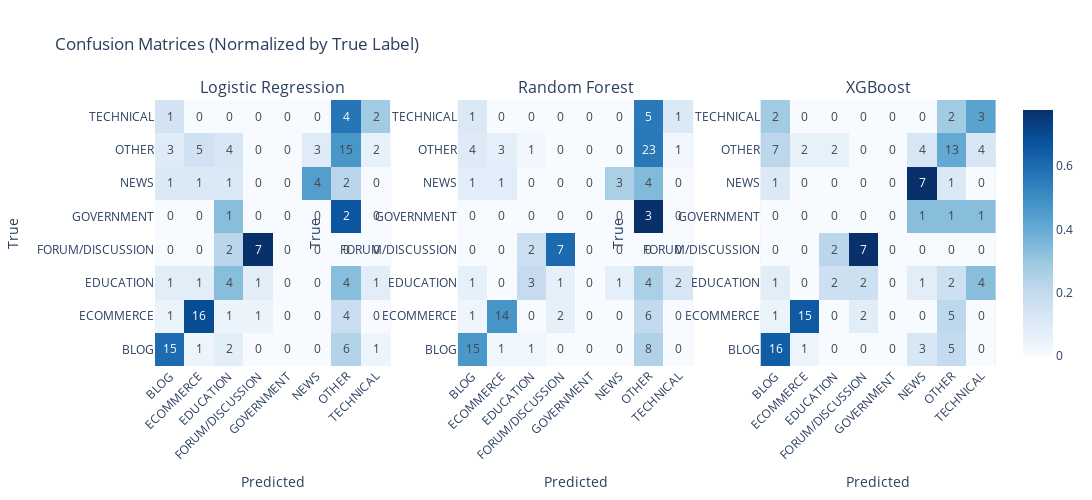

The notebook cell saved with this chart:
### Code cell
# ── Confusion Matrices (Plotly Heatmaps) ─────────────────────────
fig = make_subplots(
    rows=1, cols=3,
    subplot_titles=['Logistic Regression', 'Random Forest', 'XGBoost'],
    horizontal_spacing=0.08
)

labels_sorted = sorted(np.unique(y_labeled))

for idx, (name, (model, y_true, y_pred)) in enumerate(models.items()):
    if name == 'XGBoost':
        cm = confusion_matrix(y_true, y_pred)
        display_labels = le.classes_
    else:
        cm = confusion_matrix(y_true, y_pred, labels=labels_sorted)
        display_labels = labels_sorted
    
    # Normalize by row (true labels)
    cm_norm = cm.astype('float') / cm.sum(axis=1)[:, np.newaxis]
    
    heatmap = go.Heatmap(
        z=cm_norm,
        x=display_labels,
        y=display_labels,
        colorscale='Blues',
        text=cm,
        texttemplate='%{text}',
        showscale=(idx == 2)
    )
    fig.add_trace(heatmap, row=1, col=idx+1)

fig.update_layout(
    title='Confusion Matrices (Normalized by True Label)',
    height=500, width=1400
)
for i in range(3):
    fig.update_xaxes(title_text='Predicted', tickangle=-45, row=1, col=i+1)
    fig.update_yaxes(title_text='True', row=1, col=i+1)

fig.show()

### Figure 1 — Plotly figure (JSON) as saved in the notebook; plotly's stock layout.template omitted (floating-point values rounded to 4 significant figures)
{"data": [{"colorscale": [[0, "rgb(247,251,255)"], [0.125, "rgb(222,235,247)"], [0.25, "rgb(198,219,239)"], [0.375, "rgb(158,202,225)"], [0.5, "rgb(107,174,214)"], [0.625, "rgb(66,146,198)"], [0.75, "rgb(33,113,181)"], [0.875, "rgb(8,81,156)"], [1, "rgb(8,48,107)"]], "showscale": false, "text": [[15, 1, 2, 0, 0, 0, 6, 1], [1, 16, 1, 1, 0, 0, 4, 0], [1, 1, 4, 1, 0, 0, 4, 1], [0, 0, 2, 7, 0, 0, 0, 0], [0, 0, 1, 0, 0, 0, 2, 0], [1, 1, 1, 0, 0, 4, 2, 0], [3, 5, 4, 0, 0, 3, 15, 2], [1, 0, 0, 0, 0, 0, 4, 2]], "texttemplate": "%{text}", "type": "heatmap", "x": ["BLOG", "ECOMMERCE", "EDUCATION", "FORUM/DISCUSSION", "GOVERNMENT", "NEWS", "OTHER", "TECHNICAL"], "xaxis": "x", "y": ["BLOG", "ECOMMERCE", "EDUCATION", "FORUM/DISCUSSION", "GOVERNMENT", "NEWS", "OTHER", "TECHNICAL"], "yaxis": "y", "z": [[0.6, 0.04, 0.08, 0.0, 0.0, 0.0, 0.24, 0.04], [0.04348, 0.6957, 0.04348, 0.04348, 0.0, 0.0, 0.1739, 0.0], [0.08333, 0.08333, 0.3333, 0.08333, 0.0, 0.0, 0.3333, 0.08333], [0.0, 0.0, 0.2222, 0.7778, 0.0, 0.0, 0.0, 0.0], [0.0, 0.0, 0.3333, 0.0, 0.0, 0.0, 0.6667, 0.0], [0.1111, 0.1111, 0.1111, 0.0, 0.0, 0.4444, 0.2222, 0.0], [0.09375, 0.1562, 0.125, 0.0, 0.0, 0.09375, 0.4688, 0.0625], [0.1429, 0.0, 0.0, 0.0, 0.0, 0.0, 0.5714, 0.2857]]}, {"colorscale": [[0, "rgb(247,251,255)"], [0.125, "rgb(222,235,247)"], [0.25, "rgb(198,219,239)"], [0.375, "rgb(158,202,225)"], [0.5, "rgb(107,174,214)"], [0.625, "rgb(66,146,198)"], [0.75, "rgb(33,113,181)"], [0.875, "rgb(8,81,156)"], [1, "rgb(8,48,107)"]], "showscale": false, "text": [[15, 1, 1, 0, 0, 0, 8, 0], [1, 14, 0, 2, 0, 0, 6, 0], [1, 0, 3, 1, 0, 1, 4, 2], [0, 0, 2, 7, 0, 0, 0, 0], [0, 0, 0, 0, 0, 0, 3, 0], [1, 1, 0, 0, 0, 3, 4, 0], [4, 3, 1, 0, 0, 0, 23, 1], [1, 0, 0, 0, 0, 0, 5, 1]], "texttemplate": "%{text}", "type": "heatmap", "x": ["BLOG", "ECOMMERCE", "EDUCATION", "FORUM/DISCUSSION", "GOVERNMENT", "NEWS", "OTHER", "TECHNICAL"], "xaxis": "x2", "y": ["BLOG", "ECOMMERCE", "EDUCATION", "FORUM/DISCUSSION", "GOVERNMENT", "NEWS", "OTHER", "TECHNICAL"], "yaxis": "y2", "z": [[0.6, 0.04, 0.04, 0.0, 0.0, 0.0, 0.32, 0.0], [0.04348, 0.6087, 0.0, 0.08696, 0.0, 0.0, 0.2609, 0.0], [0.08333, 0.0, 0.25, 0.08333, 0.0, 0.08333, 0.3333, 0.1667], [0.0, 0.0, 0.2222, 0.7778, 0.0, 0.0, 0.0, 0.0], [0.0, 0.0, 0.0, 0.0, 0.0, 0.0, 1.0, 0.0], [0.1111, 0.1111, 0.0, 0.0, 0.0, 0.3333, 0.4444, 0.0], [0.125, 0.09375, 0.03125, 0.0, 0.0, 0.0, 0.7188, 0.03125], [0.1429, 0.0, 0.0, 0.0, 0.0, 0.0, 0.7143, 0.1429]]}, {"colorscale": [[0, "rgb(247,251,255)"], [0.125, "rgb(222,235,247)"], [0.25, "rgb(198,219,239)"], [0.375, "rgb(158,202,225)"], [0.5, "rgb(107,174,214)"], [0.625, "rgb(66,146,198)"], [0.75, "rgb(33,113,181)"], [0.875, "rgb(8,81,156)"], [1, "rgb(8,48,107)"]], "showscale": true, "text": [[16, 1, 0, 0, 0, 3, 5, 0], [1, 15, 0, 2, 0, 0, 5, 0], [1, 0, 2, 2, 0, 1, 2, 4], [0, 0, 2, 7, 0, 0, 0, 0], [0, 0, 0, 0, 0, 1, 1, 1], [1, 0, 0, 0, 0, 7, 1, 0], [7, 2, 2, 0, 0, 4, 13, 4], [2, 0, 0, 0, 0, 0, 2, 3]], "texttemplate": "%{text}", "type": "heatmap", "x": ["BLOG", "ECOMMERCE", "EDUCATION", "FORUM/DISCUSSION", "GOVERNMENT", "NEWS", "OTHER", "TECHNICAL"], "xaxis": "x3", "y": ["BLOG", "ECOMMERCE", "EDUCATION", "FORUM/DISCUSSION", "GOVERNMENT", "NEWS", "OTHER", "TECHNICAL"], "yaxis": "y3", "z": [[0.64, 0.04, 0.0, 0.0, 0.0, 0.12, 0.2, 0.0], [0.04348, 0.6522, 0.0, 0.08696, 0.0, 0.0, 0.2174, 0.0], [0.08333, 0.0, 0.1667, 0.1667, 0.0, 0.08333, 0.1667, 0.3333], [0.0, 0.0, 0.2222, 0.7778, 0.0, 0.0, 0.0, 0.0], [0.0, 0.0, 0.0, 0.0, 0.0, 0.3333, 0.3333, 0.3333], [0.1111, 0.0, 0.0, 0.0, 0.0, 0.7778, 0.1111, 0.0], [0.2188, 0.0625, 0.0625, 0.0, 0.0, 0.125, 0.4062, 0.125], [0.2857, 0.0, 0.0, 0.0, 0.0, 0.0, 0.2857, 0.4286]]}], "layout": {"annotations": [{"font": {"size": 16}, "showarrow": false, "text": "Logistic Regression", "x": 0.14, "xanchor": "center", "xref": "paper", "y": 1, "yanchor": "bottom", "yref": "paper"}, {"font": {"size": 16}, "showarrow": false, "text": "Random Forest", "x": 0.5, "xanchor": "center", "xref": "paper", "y": 1, "yanchor": "bottom", "yref": "paper"}, {"font": {"size": 16}, "showarrow": false, "text": "XGBoost", "x": 0.86, "xanchor": "center", "xref": "paper", "y": 1, "yanchor": "bottom", "yref": "paper"}], "height": 500, "title": {"text": "Confusion Matrices (Normalized by True Label)"}, "width": 1400, "xaxis": {"anchor": "y", "domain": [0, 0.28], "tickangle": -45, "title": {"text": "Predicted"}}, "xaxis2": {"anchor": "y2", "domain": [0.36, 0.64], "tickangle": -45, "title": {"text": "Predicted"}}, "xaxis3": {"anchor": "y3", "domain": [0.72, 1], "tickangle": -45, "title": {"text": "Predicted"}}, "yaxis": {"anchor": "x", "domain": [0, 1], "title": {"text": "True"}}, "yaxis2": {"anchor": "x2", "domain": [0, 1], "title": {"text": "True"}}, "yaxis3": {"anchor": "x3", "domain": [0, 1], "title": {"text": "True"}}}}
